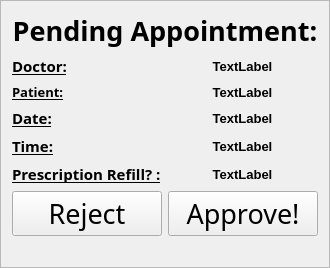
         <widget class="QFrame" name="clinicianPendingAppointmentFrame">
          <property name="enabled">
           <bool>true</bool>
          </property>
          <property name="sizePolicy">
           <sizepolicy hsizetype="Fixed" vsizetype="Preferred">
            <horstretch>0</horstretch>
            <verstretch>0</verstretch>
           </sizepolicy>
          </property>
          <property name="minimumSize">
           <size>
            <width>330</width>
            <height>0</height>
           </size>
          </property>
          <property name="frameShape">
           <enum>QFrame::StyledPanel</enum>
          </property>
          <property name="frameShadow">
           <enum>QFrame::Sunken</enum>
          </property>
          <layout class="QFormLayout" name="formLayout_4">
           <item row="0" column="0" colspan="2">
            <widget class="QLabel" name="label_21">
             <property name="font">
              <font>
               <family>Impact</family>
               <pointsize>20</pointsize>
               <weight>75</weight>
               <bold>true</bold>
              </font>
             </property>
             <property name="text">
              <string>Pending Appointment:</string>
             </property>
             <property name="alignment">
              <set>Qt::AlignCenter</set>
             </property>
            </widget>
           </item>
           <item row="1" column="0">
            <widget class="QLabel" name="label_18">
             <property name="font">
              <font>
               <family>MV Boli</family>
               <pointsize>11</pointsize>
               <weight>75</weight>
               <bold>true</bold>
               <underline>true</underline>
              </font>
             </property>
             <property name="text">
              <string>Doctor:</string>
             </property>
            </widget>
           </item>
           <item row="1" column="1">
            <widget class="QLabel" name="clinicianPendingAppointmentDoctor">
             <property name="font">
              <font>
               <family>MS Shell Dlg 2</family>
               <pointsize>10</pointsize>
               <weight>75</weight>
               <bold>true</bold>
              </font>
             </property>
             <property name="text">
              <string>TextLabel</string>
             </property>
             <property name="alignment">
              <set>Qt::AlignCenter</set>
             </property>
            </widget>
           </item>
           <item row="3" column="0">
            <widget class="QLabel" name="label_19">
             <property name="font">
              <font>
               <family>MV Boli</family>
               <pointsize>11</pointsize>
               <weight>75</weight>
               <bold>true</bold>
               <underline>true</underline>
              </font>
             </property>
             <property name="text">
              <string>Date:</string>
             </property>
            </widget>
           </item>
           <item row="3" column="1">
            <widget class="QLabel" name="clinicianPendingAppointmentDate">
             <property name="font">
              <font>
               <family>MS Shell Dlg 2</family>
               <pointsize>10</pointsize>
               <weight>75</weight>
               <bold>true</bold>
              </font>
             </property>
             <property name="text">
              <string>TextLabel</string>
             </property>
             <property name="alignment">
              <set>Qt::AlignCenter</set>
             </property>
            </widget>
           </item>
           <item row="4" column="0">
            <widget class="QLabel" name="label_20">
             <property name="font">
              <font>
               <family>MV Boli</family>
               <pointsize>11</pointsize>
               <weight>75</weight>
               <bold>true</bold>
               <underline>true</underline>
              </font>
             </property>
             <property name="text">
              <string>Time:</string>
             </property>
            </widget>
           </item>
           <item row="4" column="1">
            <widget class="QLabel" name="clinicianPendingAppointmentTime">
             <property name="font">
              <font>
               <family>MS Shell Dlg 2</family>
               <pointsize>10</pointsize>
               <weight>75</weight>
               <bold>true</bold>
              </font>
             </property>
             <property name="text">
              <string>TextLabel</string>
             </property>
             <property name="alignment">
              <set>Qt::AlignCenter</set>
             </property>
            </widget>
           </item>
           <item row="5" column="0">
            <widget class="QLabel" name="label_85">
             <property name="font">
              <font>
               <family>MV Boli</family>
               <pointsize>11</pointsize>
               <weight>75</weight>
               <bold>true</bold>
               <underline>true</underline>
              </font>
             </property>
             <property name="text">
              <string>Prescription Refill? :</string>
             </property>
            </widget>
           </item>
           <item row="5" column="1">
            <widget class="QLabel" name="clinicianPendingAppointmentRefill">
             <property name="font">
              <font>
               <family>MS Shell Dlg 2</family>
               <pointsize>10</pointsize>
               <weight>75</weight>
               <bold>true</bold>
              </font>
             </property>
             <property name="text">
              <string>TextLabel</string>
             </property>
             <property name="alignment">
              <set>Qt::AlignCenter</set>
             </property>
            </widget>
           </item>
           <item row="6" column="0" colspan="2">
            <layout class="QHBoxLayout" name="horizontalLayout_7">
             <item>
              <widget class="QPushButton" name="clinicianPendingAppointmentReject">
               <property name="font">
                <font>
                 <family>Impact</family>
                 <pointsize>20</pointsize>
                </font>
               </property>
               <property name="text">
                <string>Reject</string>
               </property>
              </widget>
             </item>
             <item>
              <widget class="QPushButton" name="clinicianPendingAppointmentApprove">
               <property name="font">
                <font>
                 <family>Impact</family>
                 <pointsize>20</pointsize>
                </font>
               </property>
               <property name="text">
                <string>Approve!</string>
               </property>
              </widget>
             </item>
            </layout>
           </item>
           <item row="2" column="0">
            <widget class="QLabel" name="label_86">
             <property name="font">
              <font>
               <family>MV Boli</family>
               <pointsize>10</pointsize>
               <weight>75</weight>
               <bold>true</bold>
               <underline>true</underline>
              </font>
             </property>
             <property name="text">
              <string>Patient:</string>
             </property>
            </widget>
           </item>
           <item row="2" column="1">
            <widget class="QLabel" name="clinicianPendingAppointmentPatient">
             <property name="font">
              <font>
               <pointsize>10</pointsize>
               <weight>75</weight>
               <bold>true</bold>
              </font>
             </property>
             <property name="text">
              <string>TextLabel</string>
             </property>
             <property name="alignment">
              <set>Qt::AlignCenter</set>
             </property>
            </widget>
           </item>
           <item row="7" column="0">
            <widget class="QLabel" name="clinicianPendingAppointmentID">
             <property name="text">
              <string/>
             </property>
            </widget>
           </item>
          </layout>
         </widget>
